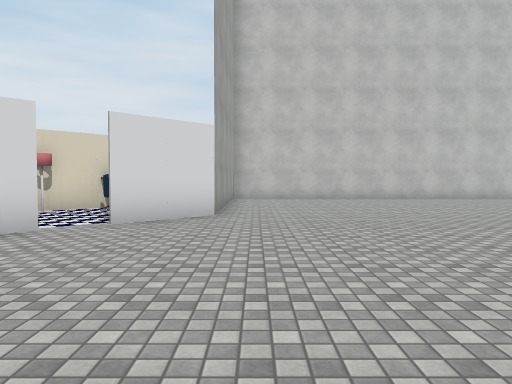
View 1 (above)

18 first-person views from a walk through a scene from a Unity 3-D project. The camera is 1.4 m above the floor, tilts 2° down and sees 70° across. The floor is counted in squares, 2 m on a side. Each view is taken from the middle of a square. On the plan, view 1 faces up. The plan holds only what a view shows up to about 11 squares ahead; the rest is blank. The player character is not drawn. Some animated figures are not drawn. Door leaves are left out, so doorways stand open. Some surface patterns are stand-ins.

View 2
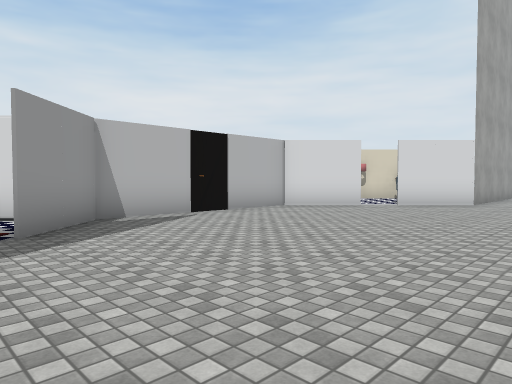

View 3
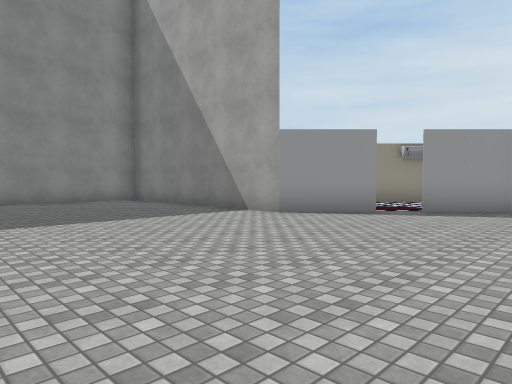

View 4
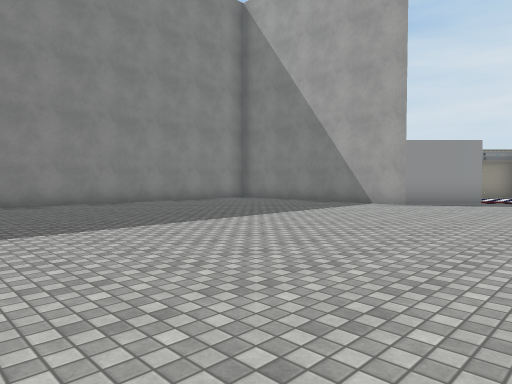

View 5
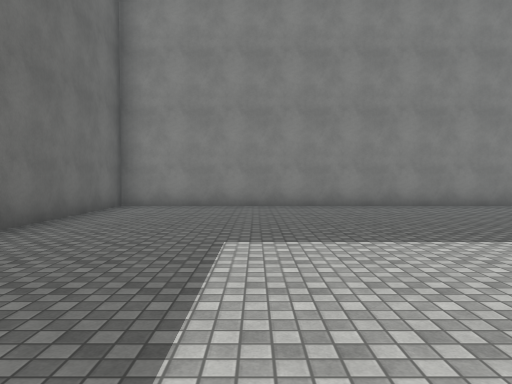

View 6
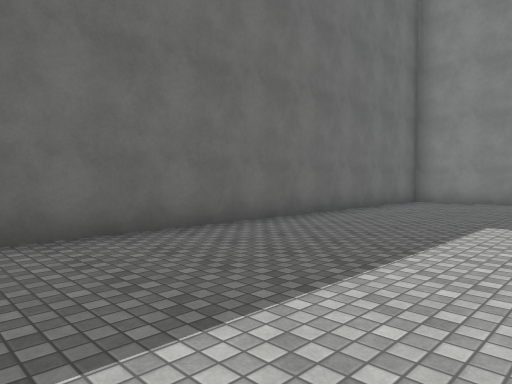

View 7
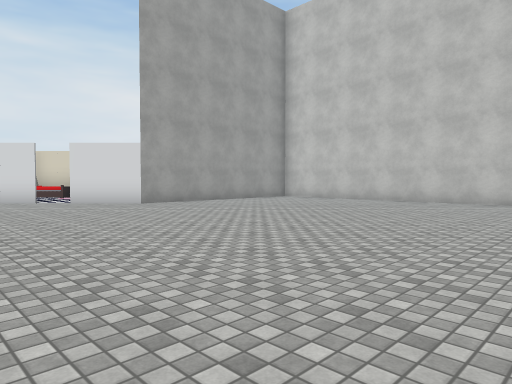

View 8
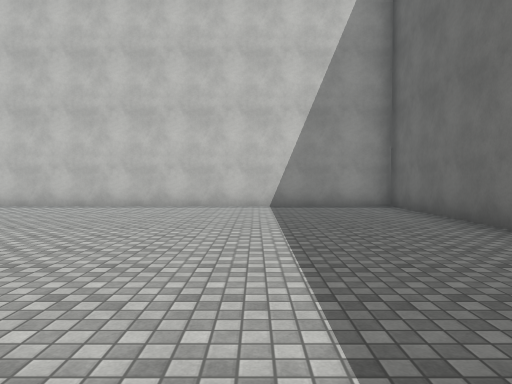

View 9
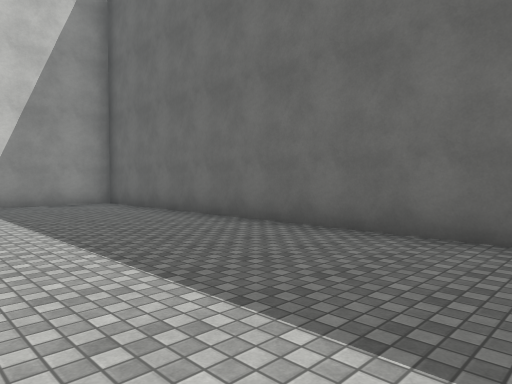

View 10
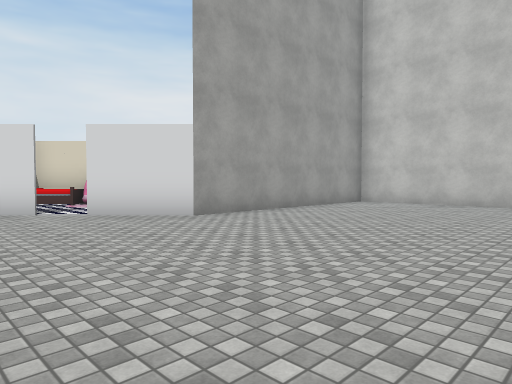

View 11
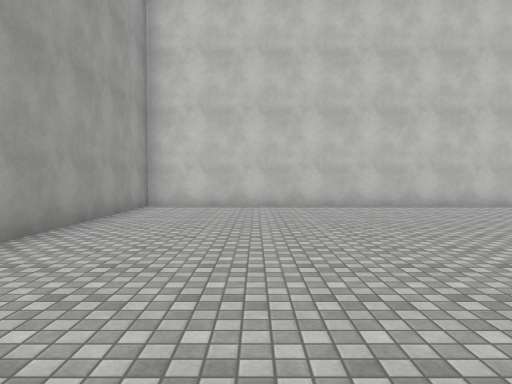

View 12
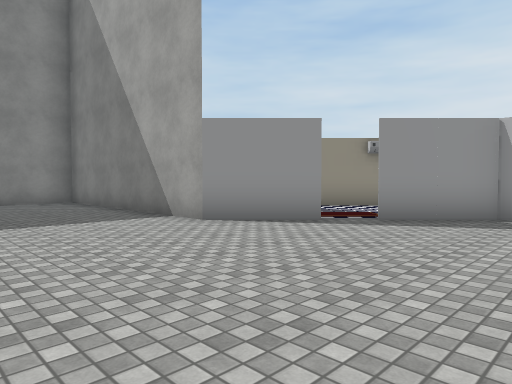

View 13
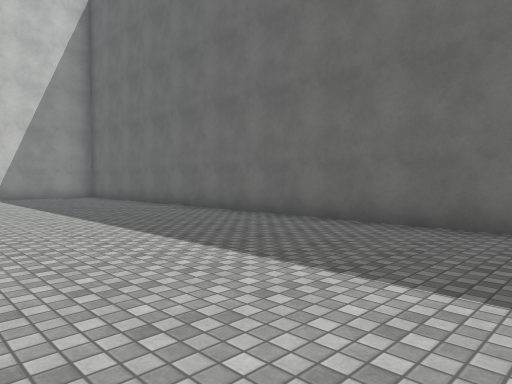

View 14
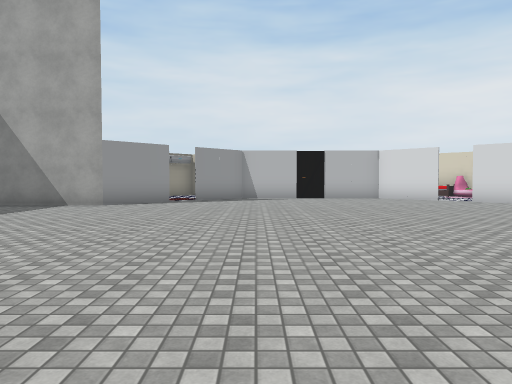

View 15
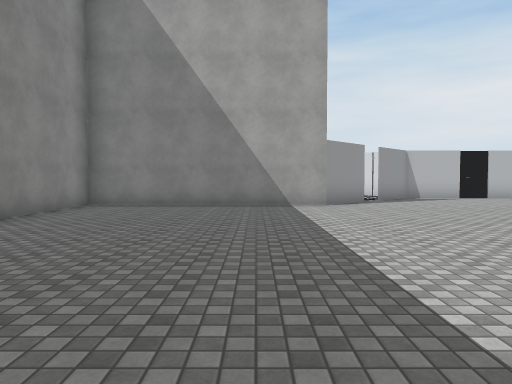

View 16
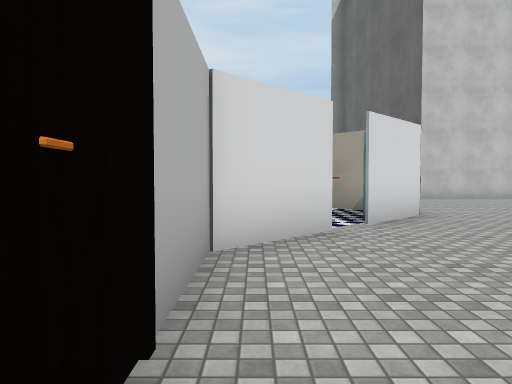

View 17
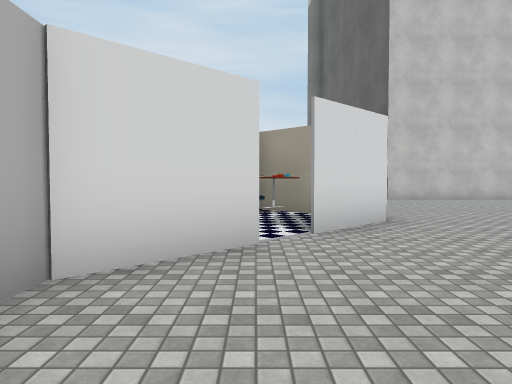

View 18
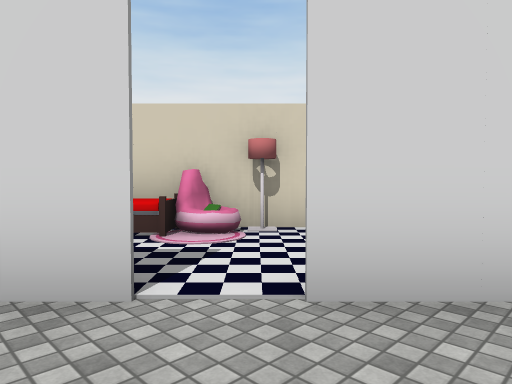

### Floor plan
Points are (right, up) in squares from view 1. A wall is a line through its corners. A room is listed if a view was taken in it or the views show most of it. See-through windows are left out.
Room 1 (views 1, 2, 3, 4, 5, 6, 7, 8, 9, 10, 11, 12, 13, 14, 15, 16, 17, 18)
walls: (13.5, -0.1) (13.5, 13.5) (-0.8, 13.5) (-0.8, 7.1) (-1.6, 6.3); (-2.3, -3.6) (-0.8, -5.1) (-0.8, -11.5) (13.5, -11.5) (13.5, -0.8); (-2.9, 5) (-4.4, 3.5) (-4.4, 0.4); (-4.4, -1.5) (-2.9, -3); (-6.1, -4.1) (-5.2, -5)
ways out: opening at (-3, 7) to room 2; open door at (-2.7, 5.3) to room 2; open door at (-2.7, -3.3)
objects: other object (-5, -3); other object (-2, 6) to (-2, 7)
Room 2 (no view inside)
walls: (-3.5, 8.7) (-6.4, 5.8); (-1.6, 7.8) (-2.6, 8.8)
ways out: opening at (-3, 7) to room 1; open door at (-2.7, 5.3) to room 1
objects: other object (-4, 7); lamp (-4, 8); other object (-3, 8)

Where each view was taken, in squares from view 1:
view 1: 0 up, 0 right, facing up
view 2: 4 down, 2 right, facing up-left
view 3: 0 up, 5 right, facing down-left
view 4: 1 down, 9 right, facing down-left
view 5: 2 down, 10 right, facing down
view 6: 0 up, 9 right, facing down-right
view 7: 2 up, 9 right, facing up-left
view 8: 4 up, 10 right, facing up
view 9: 3 up, 9 right, facing up-right
view 10: 3 up, 5 right, facing up-left
view 11: 4 up, 2 right, facing up
view 12: 0 up, 3 right, facing down-left
view 13: 1 down, 8 right, facing up-right
view 14: 1 down, 9 right, facing left
view 15: 7 down, 9 right, facing left
view 16: 0 up, 4 left, facing up
view 17: 1 up, 3 left, facing up
view 18: 4 up, 1 left, facing up-left
